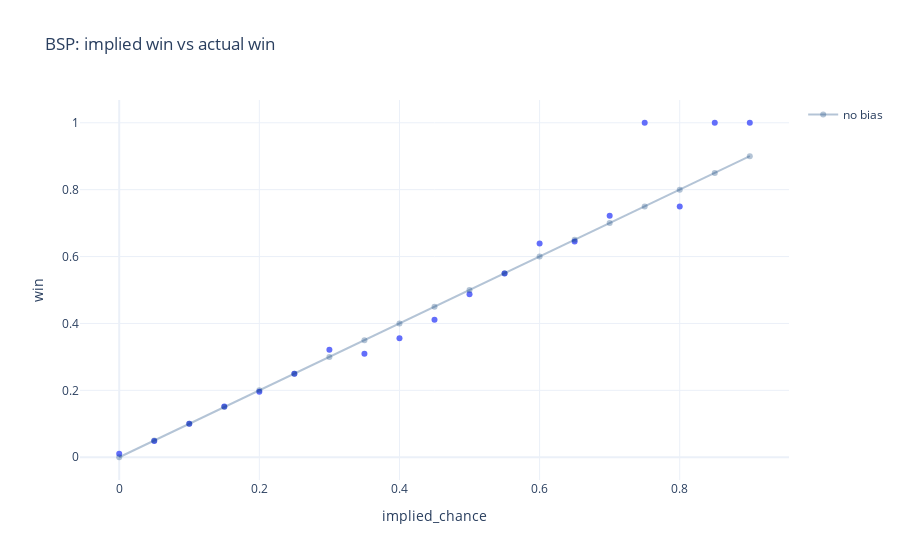

The notebook cell saved with this chart:
### Code cell
# Implied chance vs Actual chance ++++++++++++++++++++++++++++++++++++++++

winRates = (
    selection
    .assign(implied_chance = lambda x: round(20 * (1 / x['bsp']))/20)
    .groupby('implied_chance', as_index = False)
    .agg({'win': 'mean'})
)

fig = px.scatter(winRates, x = "implied_chance", y = "win", template = "plotly_white", title = "BSP: implied win vs actual win")
fig.add_trace(
    go.Scatter(
        x = winRates.implied_chance, y = winRates.implied_chance, name = 'no bias', line_color = 'rgba(8,61,119, 0.3)'
    )
)
fig.show()

### Figure 1 — Plotly figure (JSON) as saved in the notebook; plotly's stock layout.template omitted (floating-point values rounded to 4 significant figures)
{"data": [{"hovertemplate": "implied_chance=%{x}<br>win=%{y}<extra></extra>", "legendgroup": "", "marker": {"color": "#636efa", "symbol": "circle"}, "mode": "markers", "name": "", "orientation": "v", "showlegend": false, "type": "scatter", "x": [0, 0.05, 0.1, 0.15, 0.2, 0.25, 0.3, 0.35, 0.4, 0.45, 0.5, 0.55, 0.6, 0.65, 0.7, 0.75, 0.8, 0.85, 0.9], "xaxis": "x", "y": [0.01075, 0.04838, 0.1003, 0.152, 0.1955, 0.2493, 0.3213, 0.3093, 0.3556, 0.4108, 0.4875, 0.5495, 0.6389, 0.6452, 0.7222, 1, 0.75, 1, 1], "yaxis": "y"}, {"line": {"color": "rgba(8,61,119, 0.3)"}, "name": "no bias", "type": "scatter", "x": [0, 0.05, 0.1, 0.15, 0.2, 0.25, 0.3, 0.35, 0.4, 0.45, 0.5, 0.55, 0.6, 0.65, 0.7, 0.75, 0.8, 0.85, 0.9], "y": [0, 0.05, 0.1, 0.15, 0.2, 0.25, 0.3, 0.35, 0.4, 0.45, 0.5, 0.55, 0.6, 0.65, 0.7, 0.75, 0.8, 0.85, 0.9]}], "layout": {"legend": {"tracegroupgap": 0}, "title": {"text": "BSP: implied win vs actual win"}, "xaxis": {"anchor": "y", "domain": [0, 1], "title": {"text": "implied_chance"}}, "yaxis": {"anchor": "x", "domain": [0, 1], "title": {"text": "win"}}}}
